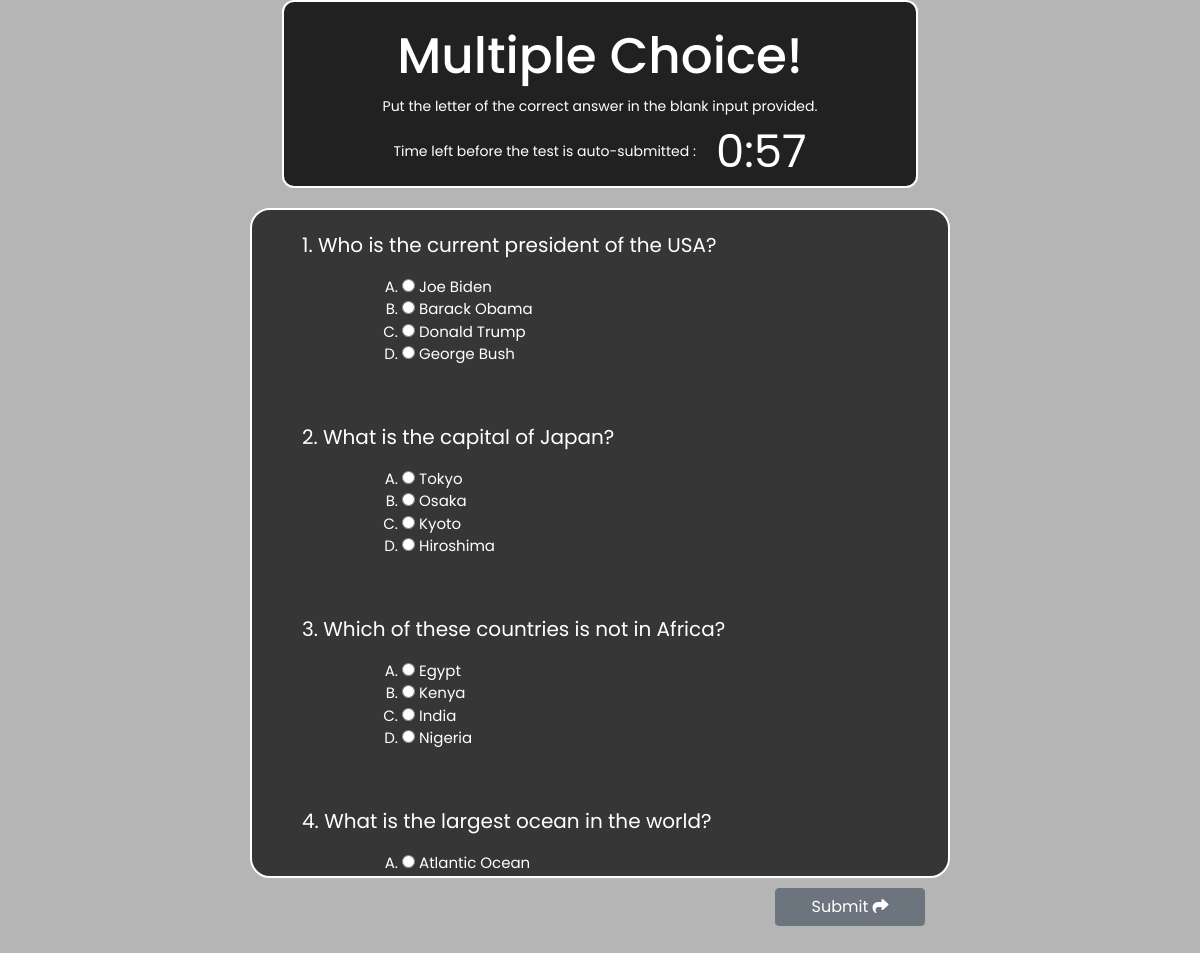
Screenshot of /gk.php with the database file from the repository.
### tables this page shows
CREATE TABLE `gk` (
  `quiz_id` int(11) NOT NULL AUTO_INCREMENT,
  `quiz_question` text NOT NULL,
  `option_a` text NOT NULL,
  `option_b` text NOT NULL,
  `option_c` text NOT NULL,
  `option_d` text NOT NULL,
  `correct_answer` text NOT NULL,
  PRIMARY KEY (`quiz_id`)
);

### gk.php (the view, shortened to what this page needs)
<?php
include('./partials/header.php');
include('./conn/conn.php');
?>
<body>
    <div class="main">
        <div class="take-quiz-area">
            <div class="headerBox">
                <h3 class="mt-4">Multiple Choice!</h3>
                <small>Put the letter of the correct answer in the blank input provided.</small>
                <br>
                <small>Time left before the test is auto-submitted :
                    <span id="countdown"></span>
                </small>
            </div>
            <div class="questions">
                <?php
                $stmt = $conn->prepare('SELECT * FROM `gk`');
                $stmt->execute();
                $result = $stmt->fetchAll();
                foreach ($result as $row) {
                    $quizID = $row['quiz_id'];
                    $quizQuestion = $row['quiz_question'];
                    $optionA = $row['option_a'];
                    $optionB = $row['option_b'];
                    $optionC = $row['option_c'];
                    $optionD = $row['option_d'];
                ?>
                    <div class="question">
                        <p><?= $quizID ?>. <?= $quizQuestion ?></p>
                        <ol class="choices">
                            <li><input type="radio" name="quiz<?= $quizID ?>" value="A"> <?= $optionA ?></li>
                            <li><input type="radio" name="quiz<?= $quizID ?>" value="B"> <?= $optionB ?></li>
                            <li><input type="radio" name="quiz<?= $quizID ?>" value="C"> <?= $optionC ?></li>
                            <li><input type="radio" name="quiz<?= $quizID ?>" value="D"> <?= $optionD ?></li>
                        </ol>
                    </div>
                <?php
                }
                ?>
            </div>
            <button type="button" class="btn btn-secondary" id="submitAnswer">Submit <i class="fa-sharp fa-solid fa-share"></i></button>
        </div>
    </div>
    <?php include('./partials/footer.php') ?>
</body>

### assets/style.css (style rules this page uses)
* { margin: 0; padding: 0; font-family: 'Poppins', sans-serif; }
body { background-image: url('../bg.jpg'); background-size: cover; background-repeat: no-repeat; background-attachment: fixed; }
.main { color: rgb(255, 255, 255); background-color: rgb(0 0 0 / 29%); height: 100vh; text-align: center; }
.take-quiz-area { display: flex; justify-content: center; align-items: center; flex-direction: column; }
.take-quiz-area h3 { font-size: 50px; }
.questions { display: flex; flex-direction: column; margin-top: 20px; border: 2px solid; background-color: rgba(0, 0, 0, 0.7); border-radius: 20px; width: 700px; height: 670px; text-align: left; overflow-y: auto; }
.headerBox { background-color: rgb(0 0 0 / 82%) !important; border: 2px solid white; border-radius: 12px; width: 53%; }
.headerBox :nth-child(4) { text-align: center; display: flex; align-items: center; justify-content: center; gap: 20px; }
#countdown { font-size: 45px; }
.question { margin: 20px 50px 20px 50px; }
.question p { font-size: 20px; }
.choices li { list-style-type: upper-alpha; margin-left: 100px; font-size: 15px; }
#submitAnswer { margin-left: 500px; margin-top: 10px; width: 150px; }

### rows the page displays
gk: quiz_id "1", quiz_question "Who is the current president of the USA?", option_a "Joe Biden", option_b "Barack Obama", option_c "Donald Trump", option_d "George Bush"
gk: quiz_id "2", quiz_question "What is the capital of Japan?", option_a "Tokyo", option_b "Osaka", option_c "Kyoto", option_d "Hiroshima"
gk: quiz_id "3", quiz_question "Which of these countries is not in Africa?", option_a "Egypt", option_b "Kenya", option_c "India", option_d "Nigeria"
gk: quiz_id "4", quiz_question "What is the largest ocean in the world?", option_a "Atlantic Ocean"
